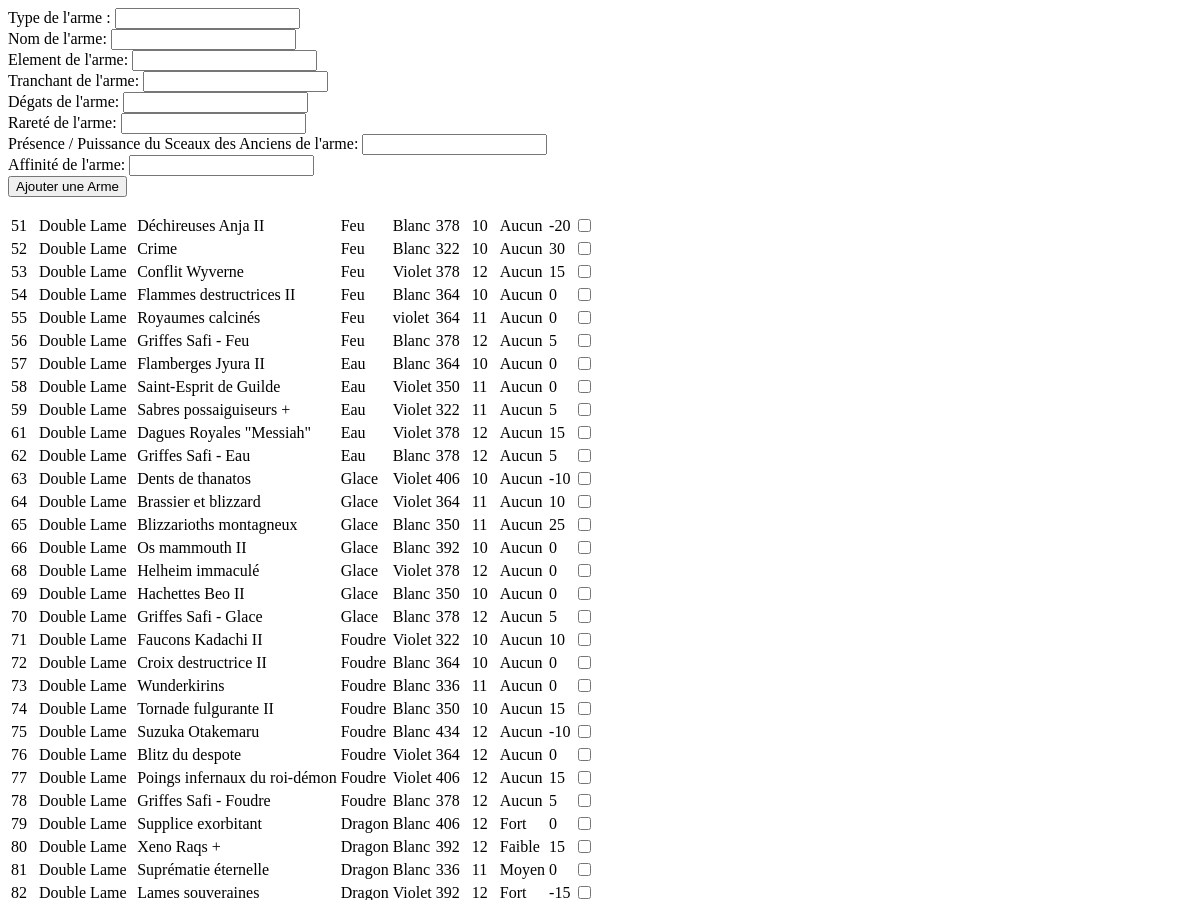
Before: /PanelAdminArme.php (upper part) with the older database file.
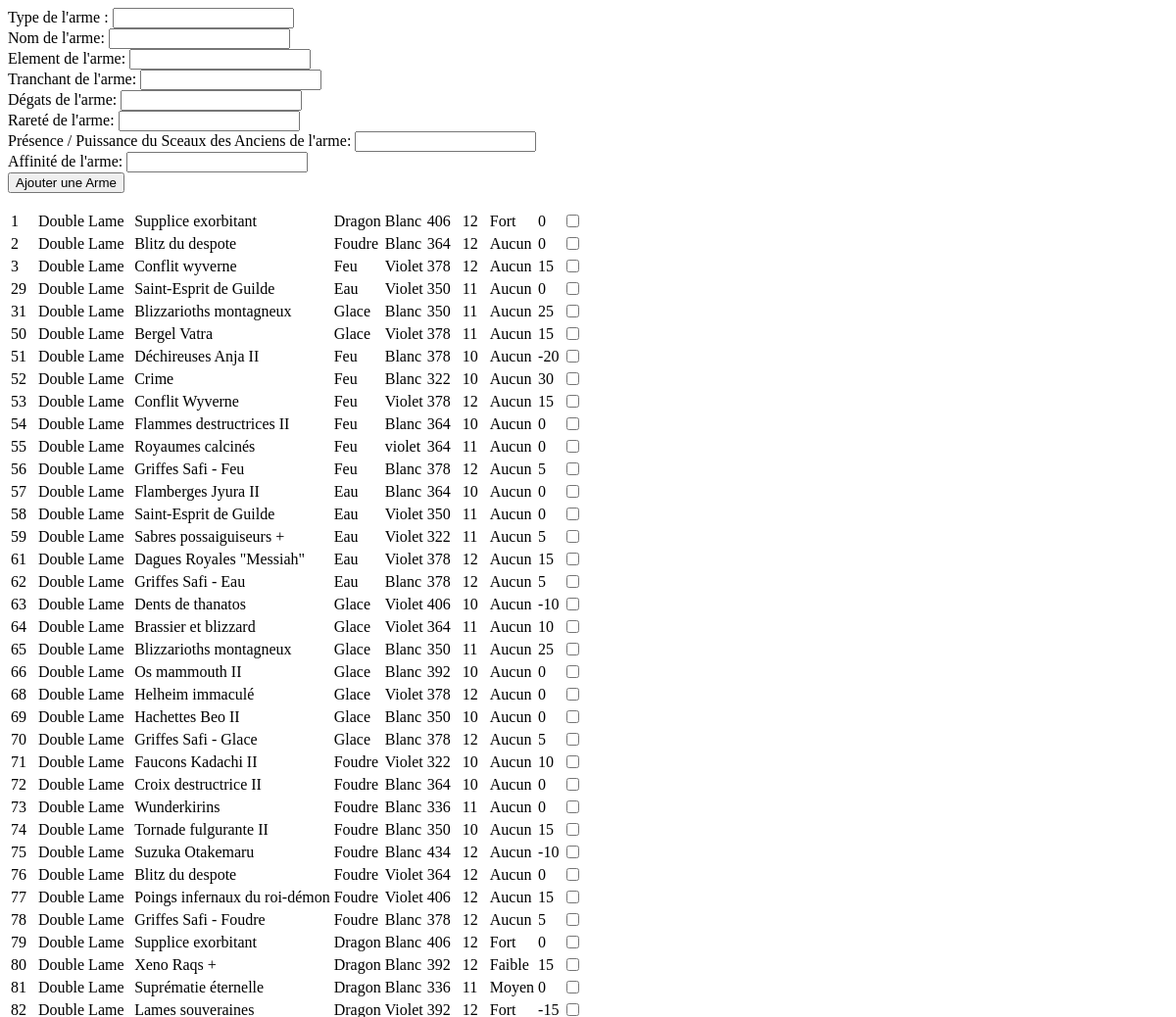
After: the same page with the newer database file.
### tables this page shows
CREATE TABLE `arme` (
  `IDArme` int(20) NOT NULL,
  `Type` varchar(100) NOT NULL,
  `Nom` varchar(50) NOT NULL,
  `Element` varchar(25) NOT NULL,
  `Tranchant` varchar(10) NOT NULL,
  `Degat` int(11) NOT NULL,
  `Rarete` int(13) NOT NULL,
  `Sceaux` varchar(10) NOT NULL,
  `Affinite` int(100) NOT NULL
);

### PanelAdminArme.php (the view, shortened to what this page needs)
<html>
    <head>
    </head>
    <body>
        <form action="" method="POST" class="form">
                <div class="form">
                    <label for="ArmeType">Type de l'arme : </label>
                    <input type="text" name="ArmeType" id="ArmeType" required>
                </div>
                <div class="form">
                    <label for="ArmeNom">Nom de l'arme: </label>
                    <input type="text" name="ArmeNom" id="ArmeNom" required>
                </div>
                <div class="form">
                    <label for="ArmeElement">Element de l'arme: </label>
                    <input type="text" name="ArmeElement" id="ArmeElement" required>
                </div>
                <div class="form">
                    <label for="ArmeTranchant">Tranchant de l'arme: </label>
                    <input type="text" name="ArmeTranchant" id="ArmeTranchant" required>
                </div>
                <div class="form">
                    <label for="ArmeDegat">Dégats de l'arme: </label>
                    <input type="number" name="ArmeDegat" id="ArmeDegat" required>
                </div>
                <div class="form">
                    <label for="ArmeRarete">Rareté de l'arme: </label>
                    <input type="number" name="ArmeRarete" id="ArmeRarete" required>
                </div>
                <div class="form">
                    <label for="ArmeSceau">Présence / Puissance du Sceaux des Anciens de l'arme: </label>
                    <input type="text" name="ArmeSceau" id="ArmeSceau" required>
                </div>
                <div class="form">
                    <label for="ArmeAffinite">Affinité de l'arme: </label>
                    <input type="number" name="ArmeAffinite" id="ArmeAffinite" required>
                </div>
                <div class="form">
                    <input type="submit" name="ArmeSubmit" value="Ajouter une Arme">
                </div>
            </form>
            <?php
                $BasePDO = new PDO("mysql:host=127.0.0.1; dbname=Maxence_Final_MH; charset=utf8", "root", "root");
                    if($BasePDO){
                        $req = "SELECT * FROM Arme";
                        $RequetStatement = $BasePDO->query($req);
                        if($RequetStatement){
                            ?>
                            <form action ="" method="post">
                                <table>
                                    <?php
                                    while($Tab=$RequetStatement->fetch()){
                                        ?>
                                        <tr>
                                            <?php
                                            echo "<td>".$Tab[0]."</td>";
                                            echo "<td>".$Tab[1]."</td>";
                                            echo "<td>".$Tab[2]."</td>";
                                            echo "<td>".$Tab[3]."</td>";
                                            echo "<td>".$Tab[4]."</td>";
                                            echo "<td>".$Tab[5]."</td>";
                                            echo "<td>".$Tab[6]."</td>";
                                            echo "<td>".$Tab[7]."</td>";
                                            echo "<td>".$Tab[8]."</td>";
                                            ?>
                                            <td>
                                                <input type="checkbox" id="Arme_<?php echo $Tab[0]?>" name="IDArme[]" value="<?php echo $Tab[0]?>">
                                            </td>
                                        </tr>
                                        <?php
                                    }
                                    ?>
                                </table>
                    <?php
        }
    }
    ?>
    </body>
</html>

Changed rows visible on the page:
added arme: IDArme "1", Type "Double Lame", Nom "Supplice exorbitant", Element "Dragon", Tranchant "Blanc", Degat "406", Rarete "12", Sceaux "Fort", Affinite "0"
added arme: IDArme "2", Type "Double Lame", Nom "Blitz du despote", Element "Foudre", Tranchant "Blanc", Degat "364", Rarete "12", Sceaux "Aucun", Affinite "0"
added arme: IDArme "3", Type "Double Lame", Nom "Conflit wyverne", Element "Feu", Tranchant "Violet", Degat "378", Rarete "12", Sceaux "Aucun", Affinite "15"
added arme: IDArme "29", Type "Double Lame", Nom "Saint-Esprit de Guilde", Element "Eau", Tranchant "Violet", Degat "350", Rarete "11", Sceaux "Aucun", Affinite "0"
added arme: IDArme "31", Type "Double Lame", Nom "Blizzarioths montagneux", Element "Glace", Tranchant "Blanc", Degat "350", Rarete "11", Sceaux "Aucun", Affinite "25"
added arme: IDArme "50", Type "Double Lame", Nom "Bergel Vatra", Element "Glace", Tranchant "Violet", Degat "378", Rarete "11", Sceaux "Aucun", Affinite "15"
